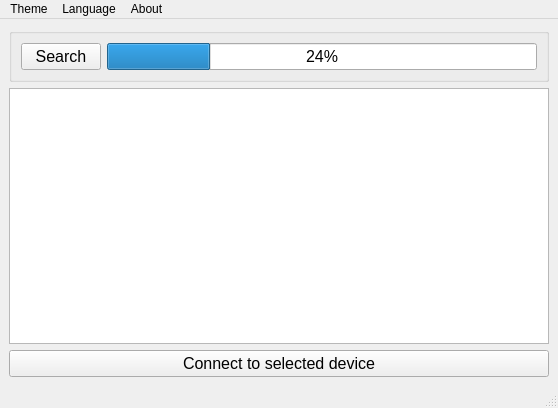
<?xml version="1.0" encoding="UTF-8"?>
<ui version="4.0">
 <class>MainWindow</class>
 <widget class="QMainWindow" name="MainWindow">
  <property name="geometry">
   <rect>
    <x>0</x>
    <y>0</y>
    <width>558</width>
    <height>408</height>
   </rect>
  </property>
  <property name="windowTitle">
   <string>BLE DMM Client</string>
  </property>
  <widget class="QWidget" name="centralwidget">
   <layout class="QVBoxLayout" name="verticalLayout">
    <item>
     <widget class="QGroupBox" name="horizontalGroupBox">
      <layout class="QHBoxLayout" name="horizontalLayout_3">
       <item>
        <widget class="QPushButton" name="pushButton_search">
         <property name="font">
          <font>
           <family>Arial</family>
           <pointsize>12</pointsize>
          </font>
         </property>
         <property name="cursor">
          <cursorShape>ArrowCursor</cursorShape>
         </property>
         <property name="text">
          <string>Search</string>
         </property>
        </widget>
       </item>
       <item>
        <widget class="QProgressBar" name="progressBar">
         <property name="font">
          <font>
           <family>Arial</family>
           <pointsize>12</pointsize>
          </font>
         </property>
         <property name="value">
          <number>24</number>
         </property>
        </widget>
       </item>
      </layout>
     </widget>
    </item>
    <item>
     <widget class="QListWidget" name="listWidget">
      <property name="minimumSize">
       <size>
        <width>540</width>
        <height>240</height>
       </size>
      </property>
     </widget>
    </item>
    <item>
     <widget class="QPushButton" name="pushButton">
      <property name="font">
       <font>
        <family>Arial</family>
        <pointsize>12</pointsize>
       </font>
      </property>
      <property name="text">
       <string>Connect to selected device</string>
      </property>
     </widget>
    </item>
   </layout>
  </widget>
  <widget class="QMenuBar" name="menubar">
   <property name="geometry">
    <rect>
     <x>0</x>
     <y>0</y>
     <width>558</width>
     <height>22</height>
    </rect>
   </property>
   <widget class="QMenu" name="menuAbout">
    <property name="title">
     <string>About</string>
    </property>
    <addaction name="actionAbout"/>
   </widget>
   <widget class="QMenu" name="menuTheme">
    <property name="title">
     <string>Theme</string>
    </property>
    <addaction name="actionNative"/>
    <addaction name="actionDark"/>
    <addaction name="actionLight"/>
   </widget>
   <widget class="QMenu" name="menuLanguage">
    <property name="title">
     <string>Language</string>
    </property>
    <addaction name="actionEnglish"/>
    <addaction name="actionChinese"/>
   </widget>
   <addaction name="menuTheme"/>
   <addaction name="menuLanguage"/>
   <addaction name="menuAbout"/>
  </widget>
  <widget class="QStatusBar" name="statusbar"/>
  <action name="actionOpen">
   <property name="text">
    <string>Open</string>
   </property>
  </action>
  <action name="actionSave">
   <property name="text">
    <string>Save</string>
   </property>
  </action>
  <action name="actionAbout">
   <property name="text">
    <string>About</string>
   </property>
  </action>
  <action name="actionNative">
   <property name="text">
    <string>Native</string>
   </property>
  </action>
  <action name="actionLight">
   <property name="text">
    <string>Light</string>
   </property>
  </action>
  <action name="actionDark">
   <property name="text">
    <string>Dark</string>
   </property>
  </action>
  <action name="actionEnglish">
   <property name="text">
    <string>English</string>
   </property>
  </action>
  <action name="actionChinese">
   <property name="text">
    <string>Chinese</string>
   </property>
  </action>
 </widget>
 <resources/>
 <connections/>
</ui>
